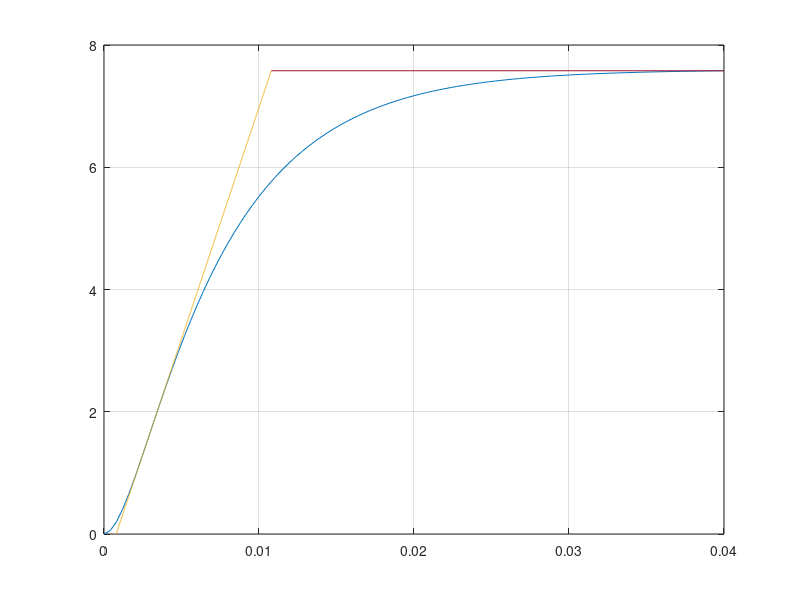

This figure's MATLAB source: (Note: this script raises an error after producing the figure.)
%% Startup functions
clear
close all
clc
%% General settings
plot_font_size   = 18;
plot_line_width  = 2;
plot_x0     = 500;
plot_y0     = 300;
plot_width  = 500;
plot_height = 400;
%% Transfer function variable
s = tf('s');
%% DC motor parameters
Rm      = 3.2;          % terminal resistance [Ohm]
La      = 4.1e-3;       % armature inductance [H]
Ke      = 0.12;         % voltage constant [V*s/rad]
Kt      = 0.11;         % torque constant [N*m/A]
J       = 0.352e-4;     % rotor inertia [Kg*m^2]
beta    = 4e-4;         % friction coefficient [N*m*s/rad]
V_DC    = 24;           % rated voltage [V]
omega_n = 1500/60*2*pi; % rated speed [rad/s]
V_max   = 8;            % saturation for simulations [V] scelta arvitraria dopo aver visto che 8V gestisce lo steady state, ho scelto 8V per tagliare i picchi gestendoli in maniera opportuna
%% System matrices
% states: x_1: current
%         x_2: angular speed
A   = [-Rm/La   -Ke/La;
         Kt/J  -beta/J];
B   = [1/La;
          0];
C   = [0 1];
D   = 0;
LTI = ss(A, B, C, D); % Spazio degli Stati
G_sp   = tf(LTI);     % FdT
%% Simulink settings
MaxStep  = 5e-5;   % solver max step size
RelTol   = 1e-3;   % solver relative tolerance
T_f      = 0.3;    % final simulation time
% Condizioni iniziali per SIMULINK
I_0      = 0;
w_0      = 0;
theta_0  = 0;
%% Part 1: Speed control PID ANELLO APERTO [calcolo il modello approssimato singolo polo per tuning PID della velocita']
% Calcolo la risposta al gradino, estraggo [y, t] separate
[y, t] = step(G_sp);
%% MOSTRO risposta al gradino dello Scenario senza distrunbo (No-noise scenario)
figure(1)
set(gcf,'position',[plot_x0,plot_y0,plot_width,plot_height])
plot(t, y, LineWidth=plot_line_width)
hold on
grid on
box on
xlim([0, t(end)])
%% Static gain
mu = y(end);
%% Method 1 - PUNTO DI FLESSO per calcolo dei guadagni
dy        = diff(y);
dt        = diff(t);
[dy_j, j] = max(dy);
m         = dy_j/dt(j);
y_j       = y(j);
t_j       = t(j);

T         = t_j - y_j/m;
tau       = mu/m;

t_val     = linspace(T, T + tau, 1000);
plot(t_val, y_j + m*(t_val - t_j), ...
    LineWidth=plot_line_width, Color=[0.8500, 0.3250, 0.0980])
plot([T+tau t(end)], [mu mu], ...
    LineWidth=plot_line_width, Color=[0.8500, 0.3250, 0.0980]);

G_approx1 = mu*exp(-T*s)/(1 + tau*s);
y1        = step(G_approx1, t);
plot(t, y1, LineWidth=plot_line_width, Color=[0.9290, 0.6940, 0.1250])
%% Method 2 - METODO DELLE AREE (maggiore robustezza se uso segnale con disturbo)
A_1       = trapz(t, mu - y);
T_tau     = A_1/mu;
j         = 1;
for i = 1:length(t)
    if t(j) < T_tau
        j = j + 1;
    end
end
A_2       = trapz(t(1:j), y(1:j));
tau       = A_2*exp(1)/mu;
T         = T_tau - tau;

G_approx2 = mu*exp(-T*s)/(1 + tau*s);
y2        = step(G_approx2, t);
plot(t, y2, LineWidth=plot_line_width, Color=[0.4940, 0.1840, 0.5560])
legend('Data', '', '', 'Method 1', 'Method 2')
%% Noisy scenario (maggiore rovustezza con metodo delle aree)
y_n = y + (0.5*rand(size(y)) - 0.25);
figure(2)
set(gcf,'position',[plot_x0,plot_y0,plot_width,plot_height])
plot(t, y_n, LineWidth=plot_line_width)
hold on
grid on
box on
xlim([0, t(end)])
%% Filtraggio del rumore
% moving average
y_avg     = movmean(y_n, 10);
plot(t, y_avg, LineWidth=plot_line_width, Color=[0 0 1])
%% Static gain
mu_n      = y_avg(end);
%% Method 1 - PUNTO DI FLESSO
dy        = diff(y_avg);
dt        = diff(t);
[dy_j, j] = max(dy);
m         = dy_j/dt(j);
y_j       = y_n(j);
t_j       = t(j);

T         = t_j - y_j/m;
tau       = mu/m;

t_val     = linspace(T, T + tau, 1000);
plot(t_val, y_j + m*(t_val - t_j), ...
    LineWidth=plot_line_width, Color=[0.8500, 0.3250, 0.0980])
plot([T+tau t(end)], [mu mu], ...
    LineWidth=plot_line_width, Color=[0.8500, 0.3250, 0.0980]);

G_approx1 = mu*exp(-T*s)/(1 + tau*s);
y1_n      = step(G_approx1, t);
plot(t, y1_n, LineWidth=plot_line_width, Color=[0.9290, 0.6940, 0.1250])
%% Method 2 - METODO DELLE AREE
A_1       = trapz(t, mu_n - y_n);
T_tau     = A_1/mu_n;
j         = 1;
for i = 1:length(t)
    if t(j) < T_tau
        j = j + 1;
    end
end
A_2       = trapz(t(1:j), y_n(1:j));
tau       = A_2*exp(1)/mu_n;
T         = T_tau - tau;

G_approx2 = mu*exp(-T*s)/(1 + tau*s);
y2_n      = step(G_approx2, t);
plot(t, y2_n, LineWidth=plot_line_width, Color=[0.4940, 0.1840, 0.5560])
legend('Data', 'Filtered data', '', '', 'Method 1', 'Method 2')
%% PID tuning ANELLO APERTO
% using the parameters from the noisy scenario - method 2
%% from Ziegler-Nichols (table CAT2_272)
K_p_ZN = 1.2*tau/mu/T;
T_i_ZN = 2*T;
T_d_ZN = 0.5*T;

tau_p_ZN = T_d_ZN/10;  %/10 è arbitratio per rendere più veloce il Proporzionale rispetto derivativo
PID_ZN   = K_p_ZN*(1 + 1/T_i_ZN/s + T_d_ZN*s)/(1 + tau_p_ZN*s);  %R(s)= PID function (equivalente a slides)
% Passo allo spazio degli stati (UTILE PER PASSAGGIO A DISCRETO e per TUNIG PRESTAZIONALE)
PID_lti = ss(PID_ZN);
A_ZN  = PID_lti.A;
B_ZN  = PID_lti.B;
C_ZN  = PID_lti.C;
D_ZN  = PID_lti.D;
%% Cohen-Coon table table CAT2_272
K_p_CC = (1.35*tau/T + 0.27)/mu;
T_i_CC = tau*(2.5*(T/tau)*(1 + (T/tau)/5))/(1 + 0.6*T/tau);
T_d_CC = 0.37*T/(1 + 0.2*T/tau);

tau_p_CC = T_d_CC/10;
PID_CC   = K_p_CC*(1 + 1/T_i_CC/s + T_d_CC*s)/(1 + tau_p_CC*s); %R(s)= PID function (equivalente a slides)
% Passo allo spazio degli stati
PID_lti = ss(PID_CC);
A_CC  = PID_lti.A;
B_CC  = PID_lti.B;
C_CC  = PID_lti.C;
D_CC  = PID_lti.D;
%% Integral Absolute Error (IAE)
A = 1.086;        %5bis26 IAE PID ->P line, column A
B = -0.869;       %5bis26 IAE PID ->P line, column B
Y = A*(T/tau)^B;  %5bis26 IAE PID viola
K_p_IAE = Y/mu;   %5bis26 IAE PID viola

A = 0.740;        %5bis26 IAE PID ->I line, column A
B = -0.130;       %5bis26 IAE PID ->I line, column A
Y_star = A + B*T/tau;
T_i_IAE = tau/Y_star;

A = 0.348;        %5bis26 IAE PID ->D line, column A
B = 0.914;        %5bis26 IAE PID ->D line, column B
Y = A*(T/tau)^B;
T_d_IAE = tau*Y;

tau_p_IAE = T_d_IAE/10; %Proporziionale più veloce del derivativo arbitrariamente
PID_IAE   = K_p_IAE*(1 + 1/T_i_IAE/s + T_d_IAE*s)/(1 + tau_p_IAE*s);%R(s)= PID function
% Passo allo spazio degli stati
PID_lti = ss(PID_IAE);
A_IAE   = PID_lti.A;
B_IAE   = PID_lti.B;
C_IAE   = PID_lti.C;
D_IAE   = PID_lti.D;
%% Part 2: Position control PID tuning with closed-loop method
% from Simulink
k_star  = 104.5;
T_star  = 2*9.907e-3;
% closed-loop tuning table  5bis30
K_p     = 0.6*k_star;
T_i     = 0.5*T_star;
T_d     = 0.12*T_star;

tau_p   = T_d/10;  %fisica realizzabilirà più veloce
PID     = K_p*(1 + 1/T_i/s + T_d*s)/(1 + tau_p*s); %Equazione PID
% Passo allo spazio degli stati
PID_lti = ss(PID);
A_PID   = PID_lti.A;
B_PID   = PID_lti.B;
C_PID   = PID_lti.C;
D_PID   = PID_lti.D;
%% Anti-windup design DA RIGUARDARE
N_R   = K_p*(1 + T_i*s + T_i*T_d*s^2);
D_R   = T_i*s*(1 + tau_p*s);

Gamma = (1 + T_i*s)*(1 + tau_p*s);

Phi   = minreal(N_R/Gamma);
Psi   = minreal((Gamma - D_R)/Gamma);

Phi_lti = ss(Phi);
A_Phi   = Phi_lti.A;
B_Phi   = Phi_lti.B;
C_Phi   = Phi_lti.C;
D_Phi   = Phi_lti.D;

Psi_lti = ss(Psi);
A_Psi   = Psi_lti.A;
B_Psi   = Psi_lti.B;
C_Psi   = Psi_lti.C;
% D_Psi = 0 by construction
%% Alternative simpler formulation
%{
N       = 10; % choose N sufficiently high
% PID structure
R_p     = K_p;
R_i     = K_p/T_i/s;
R_d     = K_p*N*(T_d/N*s/(1 + T_d/N*s));
% overall PID regulator (not used for implementation)
PID2    = R_p + R_i + R_d;
%}